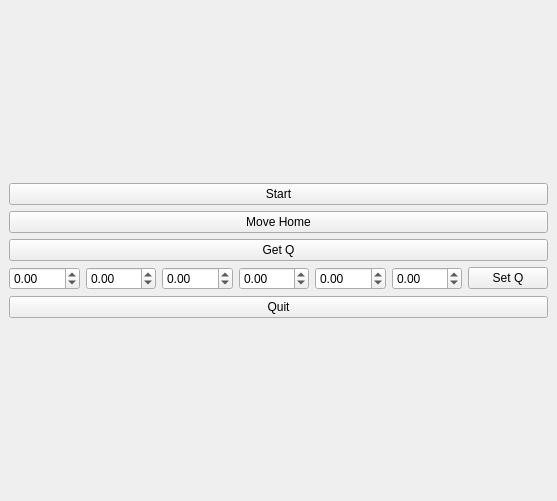
<?xml version="1.0" encoding="UTF-8"?>
<ui version="4.0">
 <class>SamplePlugin</class>
 <widget class="QDockWidget" name="SamplePlugin">
  <property name="geometry">
   <rect>
    <x>0</x>
    <y>0</y>
    <width>557</width>
    <height>501</height>
   </rect>
  </property>
  <property name="windowTitle">
   <string>DockWidget</string>
  </property>
  <widget class="QWidget" name="dockWidgetContents">
   <layout class="QVBoxLayout" name="verticalLayout_2">
    <item>
     <layout class="QVBoxLayout" name="verticalLayout">
      <item>
       <layout class="QGridLayout" name="gridLayout">
        <item row="3" column="1">
         <widget class="QDoubleSpinBox" name="_spin2">
          <property name="minimum">
           <double>-5.000000000000000</double>
          </property>
          <property name="maximum">
           <double>5.000000000000000</double>
          </property>
          <property name="singleStep">
           <double>0.001000000000000</double>
          </property>
         </widget>
        </item>
        <item row="3" column="0">
         <widget class="QDoubleSpinBox" name="_spin1">
          <property name="minimum">
           <double>-5.000000000000000</double>
          </property>
          <property name="maximum">
           <double>5.000000000000000</double>
          </property>
          <property name="singleStep">
           <double>0.001000000000000</double>
          </property>
         </widget>
        </item>
        <item row="3" column="2">
         <widget class="QDoubleSpinBox" name="_spin3">
          <property name="minimum">
           <double>-5.000000000000000</double>
          </property>
          <property name="maximum">
           <double>5.000000000000000</double>
          </property>
          <property name="singleStep">
           <double>0.001000000000000</double>
          </property>
          <property name="value">
           <double>0.000000000000000</double>
          </property>
         </widget>
        </item>
        <item row="1" column="0" colspan="7">
         <widget class="QPushButton" name="btn_home">
          <property name="text">
           <string>Move Home</string>
          </property>
         </widget>
        </item>
        <item row="3" column="6">
         <widget class="QPushButton" name="btn_setQ">
          <property name="text">
           <string>Set Q</string>
          </property>
         </widget>
        </item>
        <item row="2" column="0" colspan="7">
         <widget class="QPushButton" name="btn_getQ">
          <property name="text">
           <string>Get Q</string>
          </property>
         </widget>
        </item>
        <item row="4" column="0" colspan="7">
         <widget class="QPushButton" name="btn_quit">
          <property name="text">
           <string>Quit</string>
          </property>
         </widget>
        </item>
        <item row="0" column="0" colspan="7">
         <widget class="QPushButton" name="btn_start">
          <property name="text">
           <string>Start</string>
          </property>
         </widget>
        </item>
        <item row="3" column="3">
         <widget class="QDoubleSpinBox" name="_spin4">
          <property name="minimum">
           <double>-3.140000000000000</double>
          </property>
          <property name="maximum">
           <double>3.140000000000000</double>
          </property>
          <property name="singleStep">
           <double>0.001000000000000</double>
          </property>
         </widget>
        </item>
        <item row="3" column="4">
         <widget class="QDoubleSpinBox" name="_spin5">
          <property name="minimum">
           <double>-3.140000000000000</double>
          </property>
          <property name="maximum">
           <double>3.140000000000000</double>
          </property>
          <property name="singleStep">
           <double>0.001000000000000</double>
          </property>
         </widget>
        </item>
        <item row="3" column="5">
         <widget class="QDoubleSpinBox" name="_spin6">
          <property name="minimum">
           <double>-3.140000000000000</double>
          </property>
          <property name="maximum">
           <double>3.140000000000000</double>
          </property>
          <property name="singleStep">
           <double>0.001000000000000</double>
          </property>
         </widget>
        </item>
       </layout>
      </item>
     </layout>
    </item>
   </layout>
  </widget>
 </widget>
 <resources/>
 <connections/>
</ui>
